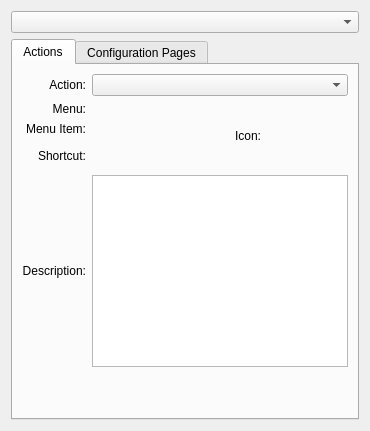
<?xml version="1.0" encoding="UTF-8"?>
<ui version="4.0">
 <class>InfoPage</class>
 <widget class="QWidget" name="InfoPage">
  <layout class="QGridLayout" name="gridLayout_2">
   <item row="1" column="0" colspan="2">
    <widget class="KTabWidget" name="tabs">
     <property name="currentIndex">
      <number>0</number>
     </property>
     <widget class="QWidget" name="tab2">
      <attribute name="title">
       <string>Actions</string>
      </attribute>
      <layout class="QVBoxLayout" name="tab2lo">
       <item>
        <layout class="QGridLayout" name="tab2_1lo">
         <item row="1" column="3" rowspan="8">
          <widget class="KIconButton" name="actionIcon">
           <property name="minimumSize">
            <size>
             <width>0</width>
             <height>64</height>
            </size>
           </property>
           <property name="whatsThis">
            <string>The icon associated with this action. It is shown alongside text in the menu bar and in toolbars as required. A string to use KDE's image loading system, or a custom QPixmap or QIcon, or None.</string>
           </property>
           <property name="flat">
            <bool>true</bool>
           </property>
          </widget>
         </item>
         <item row="4" column="1" rowspan="5">
          <widget class="QLabel" name="shortcut">
           <property name="whatsThis">
            <string>The shortcut to fire this action, such as 'Ctrl+1', or a QKeySequence instance, or None.</string>
           </property>
          </widget>
         </item>
         <item row="9" column="0">
          <widget class="QLabel" name="labelTopics">
           <property name="text">
            <string>Description:</string>
           </property>
           <property name="alignment">
            <set>Qt::AlignRight|Qt::AlignTrailing|Qt::AlignVCenter</set>
           </property>
           <property name="buddy">
            <cstring>topics</cstring>
           </property>
          </widget>
         </item>
         <item row="9" column="1" colspan="3">
          <widget class="QTextEdit" name="description">
           <property name="textInteractionFlags">
            <set>Qt::TextSelectableByKeyboard|Qt::TextSelectableByMouse</set>
           </property>
          </widget>
         </item>
         <item row="3" column="0">
          <widget class="QLabel" name="labelText">
           <property name="text">
            <string>Menu Item:</string>
           </property>
           <property name="alignment">
            <set>Qt::AlignRight|Qt::AlignTrailing|Qt::AlignVCenter</set>
           </property>
           <property name="buddy">
            <cstring>name</cstring>
           </property>
          </widget>
         </item>
         <item row="3" column="1">
          <widget class="QLabel" name="text">
           <property name="whatsThis">
            <string>The text associated with the action (used as the menu item label, etc), or None.</string>
           </property>
          </widget>
         </item>
         <item row="1" column="1" rowspan="2">
          <widget class="QLabel" name="menu">
           <property name="whatsThis">
            <string>The menu under which to place this item, such as 'tools' or 'settings', or None.</string>
           </property>
          </widget>
         </item>
         <item row="4" column="0" rowspan="5">
          <widget class="QLabel" name="labelShortcut">
           <property name="text">
            <string>Shortcut:</string>
           </property>
           <property name="alignment">
            <set>Qt::AlignRight|Qt::AlignTrailing|Qt::AlignVCenter</set>
           </property>
           <property name="buddy">
            <cstring>fullName</cstring>
           </property>
          </widget>
         </item>
         <item row="1" column="0" rowspan="2">
          <widget class="QLabel" name="labelMenu">
           <property name="text">
            <string>Menu:</string>
           </property>
           <property name="alignment">
            <set>Qt::AlignRight|Qt::AlignTrailing|Qt::AlignVCenter</set>
           </property>
           <property name="buddy">
            <cstring>menu</cstring>
           </property>
          </widget>
         </item>
         <item row="1" column="2" rowspan="8">
          <widget class="QLabel" name="labelActionIcon">
           <property name="text">
            <string>Icon:</string>
           </property>
           <property name="alignment">
            <set>Qt::AlignRight|Qt::AlignTrailing|Qt::AlignVCenter</set>
           </property>
           <property name="buddy">
            <cstring>configPageIcon</cstring>
           </property>
          </widget>
         </item>
         <item row="0" column="1" colspan="3">
          <widget class="KComboBox" name="actions"/>
         </item>
         <item row="0" column="0">
          <widget class="QLabel" name="label_2">
           <property name="text">
            <string>Action:</string>
           </property>
           <property name="alignment">
            <set>Qt::AlignRight|Qt::AlignTrailing|Qt::AlignVCenter</set>
           </property>
          </widget>
         </item>
        </layout>
       </item>
       <item>
        <spacer name="verticalSpacer2">
         <property name="orientation">
          <enum>Qt::Vertical</enum>
         </property>
         <property name="sizeHint" stdset="0">
          <size>
           <width>20</width>
           <height>40</height>
          </size>
         </property>
        </spacer>
       </item>
      </layout>
     </widget>
     <widget class="QWidget" name="tab3">
      <attribute name="title">
       <string>Configuration Pages</string>
      </attribute>
      <layout class="QVBoxLayout" name="tab3lo">
       <item>
        <layout class="QGridLayout" name="tab3_1lo">
         <item row="1" column="1" colspan="3">
          <widget class="QLabel" name="fullName">
           <property name="whatsThis">
            <string>The shortcut to fire this action such as 'Ctrl+1', or a QKeySequence instance, or None.</string>
           </property>
          </widget>
         </item>
         <item row="1" column="0">
          <widget class="QLabel" name="label">
           <property name="text">
            <string>Title:</string>
           </property>
           <property name="alignment">
            <set>Qt::AlignRight|Qt::AlignTrailing|Qt::AlignVCenter</set>
           </property>
          </widget>
         </item>
         <item row="2" column="2" rowspan="5">
          <widget class="QLabel" name="labelPageIcon">
           <property name="text">
            <string>Icon:</string>
           </property>
           <property name="alignment">
            <set>Qt::AlignRight|Qt::AlignTrailing|Qt::AlignVCenter</set>
           </property>
           <property name="buddy">
            <cstring>configPageIcon</cstring>
           </property>
          </widget>
         </item>
         <item row="2" column="3" rowspan="5">
          <widget class="KIconButton" name="configPageIcon">
           <property name="minimumSize">
            <size>
             <width>0</width>
             <height>64</height>
            </size>
           </property>
           <property name="whatsThis">
            <string>The icon associated with this action. It is shown alongside text in the menu bar and in toolbars as required. A string to use KDE's image loading system, or a custom QPixmap or QIcon, or None.</string>
           </property>
           <property name="flat">
            <bool>true</bool>
           </property>
          </widget>
         </item>
         <item row="2" column="0" rowspan="5">
          <widget class="QLabel" name="labelName">
           <property name="text">
            <string>Name:</string>
           </property>
           <property name="alignment">
            <set>Qt::AlignRight|Qt::AlignTrailing|Qt::AlignVCenter</set>
           </property>
           <property name="buddy">
            <cstring>name</cstring>
           </property>
          </widget>
         </item>
         <item row="2" column="1" rowspan="5">
          <widget class="QLabel" name="name">
           <property name="whatsThis">
            <string>The text associated with the action (used as the menu item label, etc), or None.</string>
           </property>
          </widget>
         </item>
         <item row="0" column="1" colspan="3">
          <widget class="KComboBox" name="configPages"/>
         </item>
         <item row="0" column="0">
          <widget class="QLabel" name="label_3">
           <property name="text">
            <string>Page:</string>
           </property>
           <property name="alignment">
            <set>Qt::AlignRight|Qt::AlignTrailing|Qt::AlignVCenter</set>
           </property>
          </widget>
         </item>
        </layout>
       </item>
       <item>
        <spacer name="verticalSpacer3">
         <property name="orientation">
          <enum>Qt::Vertical</enum>
         </property>
         <property name="sizeHint" stdset="0">
          <size>
           <width>20</width>
           <height>40</height>
          </size>
         </property>
        </spacer>
       </item>
      </layout>
     </widget>
    </widget>
   </item>
   <item row="0" column="0" colspan="2">
    <widget class="KComboBox" name="topics">
     <property name="whatsThis">
      <string>Select a Plugin or Built-in Module</string>
     </property>
    </widget>
   </item>
  </layout>
 </widget>
 <customwidgets>
  <customwidget>
   <class>KIconButton</class>
   <extends>QPushButton</extends>
   <header>kicondialog.h</header>
  </customwidget>
  <customwidget>
   <class>KComboBox</class>
   <extends>QComboBox</extends>
   <header>kcombobox.h</header>
  </customwidget>
  <customwidget>
   <class>KTabWidget</class>
   <extends>QTabWidget</extends>
   <header>ktabwidget.h</header>
   <container>1</container>
  </customwidget>
 </customwidgets>
 <tabstops>
  <tabstop>topics</tabstop>
  <tabstop>tabs</tabstop>
  <tabstop>actions</tabstop>
  <tabstop>configPages</tabstop>
  <tabstop>fullName</tabstop>
 </tabstops>
 <resources/>
 <connections/>
</ui>
